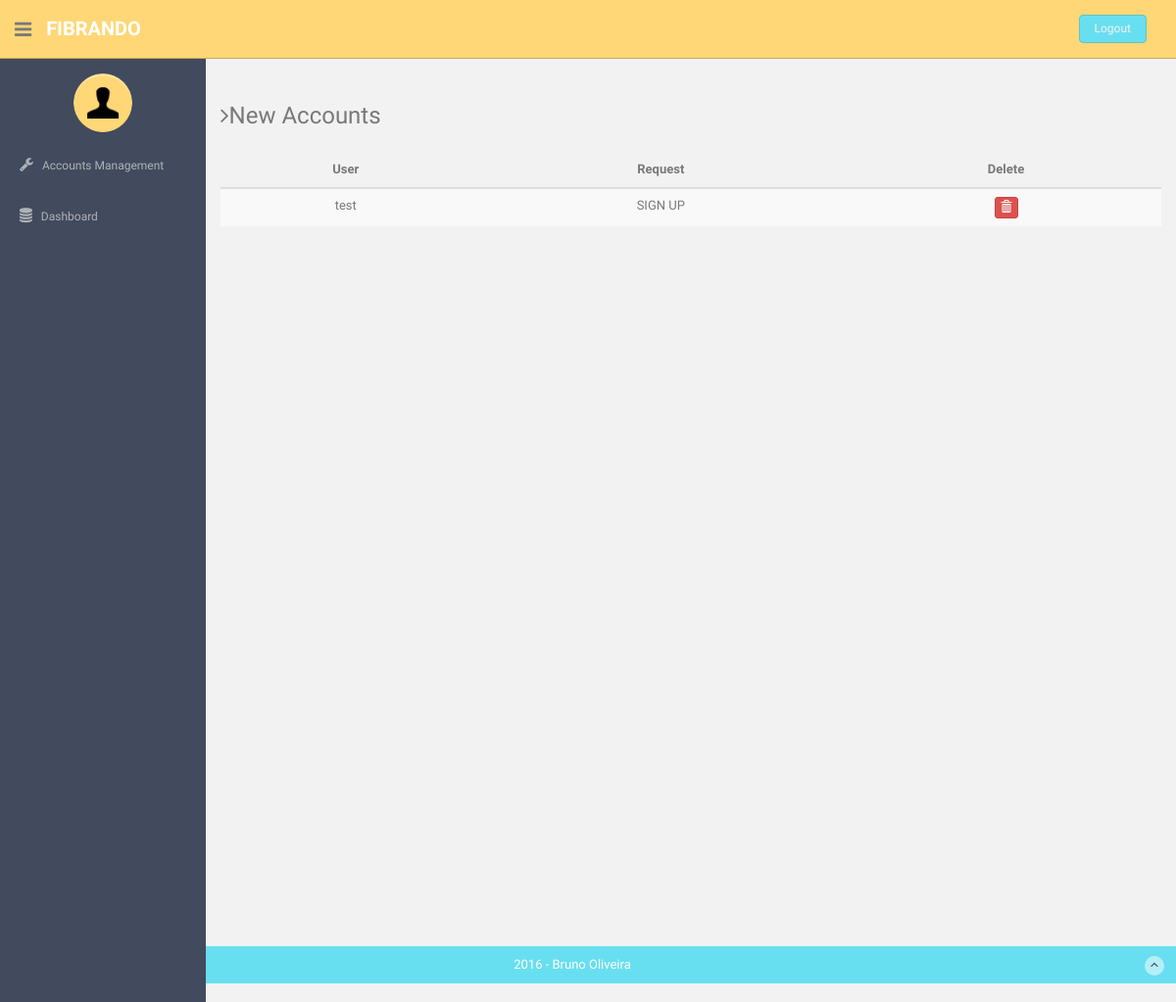
/plan_manage/ (signed in), run on the app's committed database.
### app/models.py (models this page shows)
class Message(models.Model):
    sbj = models.CharField(max_length=50)
    body = models.TextField(max_length = 500)
    src = models.CharField(max_length=50)

### app/views.py (the view)
# urls.py: url(r'^plan_manage/', views.plan_manage),
@login_required
@user_passes_test(lambda u: u.is_superuser, login_url='/permission_denied/')
def plan_manage(request):
    if request.user.is_superuser:
        group = 'admin'
    else:
        try:
            group = User.objects.get(username=request.user.username).groups.all()[0].name
        except:
            group = 'none'
    messages = MailBox.objects.get(owner = 'admin').messages.all()
    context = {'messages' : messages, 'group' : group}
    return render(request, 'app/plan_manage.html', context)

### templates/app/plan_manage.html (shortened to what this page needs)
{% extends 'base.html' %}
{% load staticfiles %}
{% block content%}
          <h3 class="mb"><i class="fa fa-angle-right"></i>New Accounts</h3>
          <div class="table-responsive">
            <table class="table table-striped">
              <thead>
                <tr>
                    <th>User</th>
                    <th>Request</th>
                    <th align="left">Delete</th>
                </tr>
              </thead>
              <tbody>
                 {% for msg in messages %}
                        <tr>
                            <td align="left">{{msg.src}}</td>
                            <td align="left">{{msg.body}}</td>
                            <form method="post" action="/delete_plan_msg/" enctype="multipart/form-data">
                               <td align="left"> <button  name ='delete' type='submit' value='{{msg.id}}'class="btn btn-danger btn-xs"><span class="glyphicon glyphicon-trash"></span></button> </td>
                            </form>
                        </tr>
                {% endfor %}
              </tbody>
            </table>
          </div>
        </div>
{% endblock %}

### static/css/style.css (style rules this page uses)
body { color: #797979; background: #f2f2f2; font-family: 'Ruda', sans-serif; padding: 0px !important; margin: 0px !important; font-size:13px; }
.mb { margin-bottom: 25px; }
.table td { text-align: center; }
.table th { text-align: center; }

### data on the page
Message: src "test", body "SIGN UP", {{ msg.id }} 27 (drawn)
